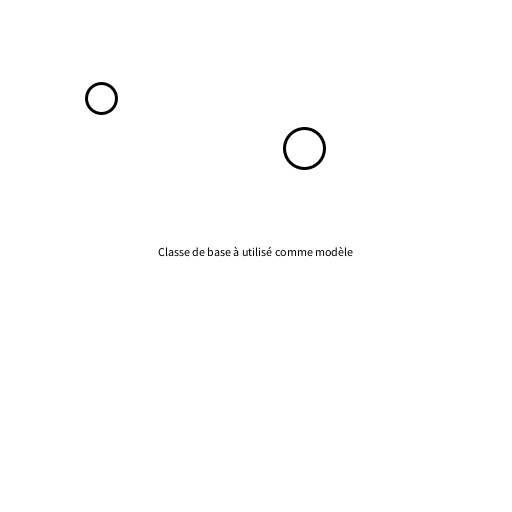
Frame 1 (no input)
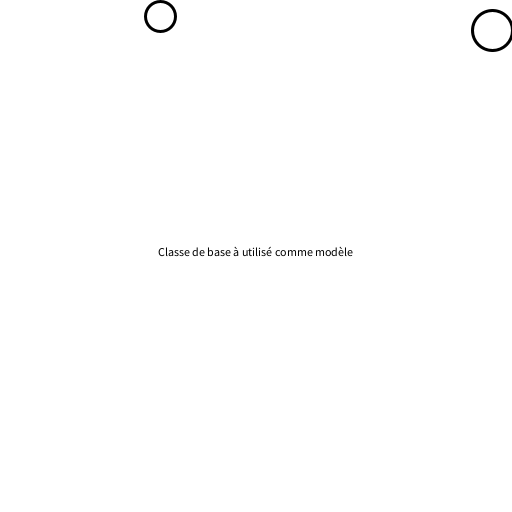
Frame 60 (the mouse pressed at the canvas centre just before this capture)
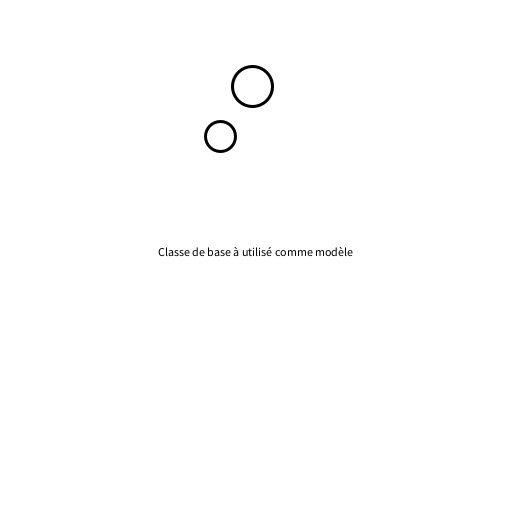
Frame 120 (the mouse held since frame 60 and released just before this capture)

The Processing sketch that drew these frames (run headless with seeded random() and noise(); from frame 60 on, the mouse is pressed at the canvas centre):

// Processing sketch: walker
// ── walker.pde
Mover thomas, faustine; 

void setup() {
	background(255);
	size(512, 512);
	initMovers();
	textAlign(CENTER);
}

void draw() {
	drawMovers();
	fill(0);
	text("Classe de base à utilisé comme modèle", width/2, height/2);
}

void initMovers(){
	thomas = new Mover(100,100,30);
	faustine = new Mover(300,150,40);
}

void drawMovers(){
	fill(255);
	strokeWeight(3);
	background(255);
	thomas.afficher();
	faustine.afficher();
}
// ── Mover.pde
class Mover {

	PVector position = new PVector(0,0,0);
	PVector taille = new PVector(0,0,0);
	PVector vitesse = new PVector(0,0,0);
	PVector tailleUnivers = new PVector(512,512,0);

	Mover (int _posX, int _posY, int _taille) {
		position.x = _posX; 
		position.y = _posY; 
		taille.x = _taille; 
		taille.y = taille.x; 

		helperRandomVitesse();
	}

	void detectionDesMurs(){
		if(position.x > tailleUnivers.x || position.x < 0 ){
			vitesse.x *= -1; 
			
		}

		if(position.y > tailleUnivers.y || position.y < 0){
			vitesse.y *= -1; 
		}
	}

	void afficher(){
		bouger();
		detectionDesMurs();
		ellipse(position.x, position.y, taille.x, taille.y);
	}

	void bouger(){
		position.x += vitesse.x; 
		position.y += vitesse.y; 
	}

	void helperRandomVitesse(){
		vitesse.x = (int) random(-5,5);
		vitesse.y = (int) random(-5,5);

		if(vitesse.x == 0 || vitesse.y == 0){
			helperRandomVitesse();
		}
	}


}
